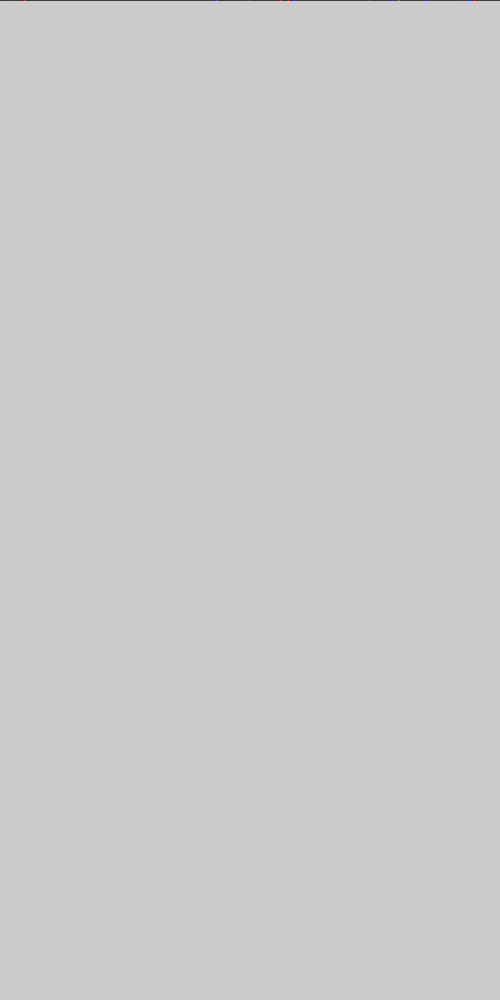
Frame 1 (no input)
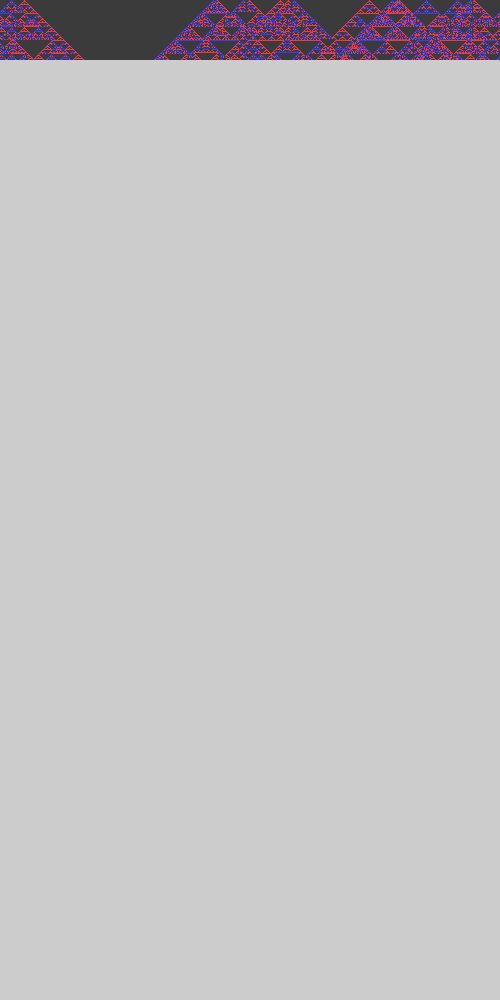
Frame 60 (the mouse pressed at the canvas centre just before this capture)
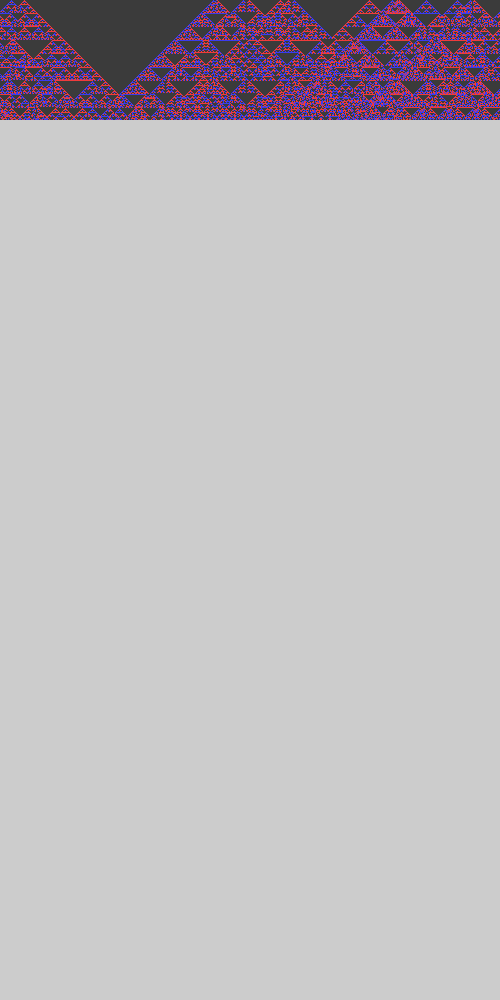
Frame 120 (the mouse held since frame 60 and released just before this capture)

The Processing sketch that drew these frames (run headless with seeded random() and noise(); from frame 60 on, the mouse is pressed at the canvas centre):

// Processing sketch: automat_wzrost1D_9
// ── automat_wzrost1D_9.pde
//Jednowymiarowy, DETERMINISTYCZNY automat komórkowy - reguła "ZSUMUJ Z SĄSIADAMI I WEŹ MODULO". Kroki MC
//Zasiewanie tablicy na początku z zadaną gęstością lub pojedynczą komórką
//////////////////////////////////////////////////////////////////////////////////////////////////////////////////
int WorldSize=500;//Ile chcemy elementów w linii?
int[] WorldOld=new int[WorldSize];//Tworzenie tablic - w Processingu zawsze za pomocą alokacji
int[] WorldNew=new int[WorldSize];
float IDens=0.05;//Początkowa gęstość w tablicy

void setup()
{
size(500,1000);    //Okno bardziej pionowe niż poziome 

if(IDens>0)
{
 for(int i=0;i<WorldOld.length;i++) //Zasiewanie tablicy
  if(random(1.0)<IDens)
    WorldOld[i]=int(random(3));
}
else
{
  WorldOld[0]=1;
}
frameRate(100);
}


int t=0;
void draw()
{
  if(t>999) return; //Nic już nie ma do narysowania 
  
  for(int i=0;i<WorldOld.length;i++)//Wizualizacja czyli "rysowanie na ekranie" 
  {
    switch(WorldOld[i]){ //Instrukcja wyboru pozwala nam wybrać dowolny kolor w zależności od liczby w konmórce
    case 2:stroke(255,0,0);break;
    case 1:stroke(0,0,255);break;
    case 0:stroke(0,0,0);break;
    default: stroke(0,255,0);//To się pojawiac nie powinno
    break;
    }
    point(i,t);
  }
  
  for(int i=0;i<WorldOld.length;i++)//Zmiana stanu automatu
  {
       //Reguła - "ZSUMUJ Z SĄSIADAMI I WEŹ MODULO"
       //Zamiast ignorować brzegi można zrobić liczenie indeksów sąsiadów z zawijaniem dzięki reszcie z dzielenia
       int right = (i+1) % WorldSize;      
       int left  = (WorldSize+i-1) % WorldSize;
       
       int ile = WorldOld[i];//suma trzech brana potem modulo 3
       ile+=WorldOld[left];
       ile+=WorldOld[right];
         
       WorldNew[i]=ile % 3;//Nowy stan zapisujemy na drugą tablicę
   }
   
   //Zamiana tablic
   int[] WorldTmp=WorldOld;
   WorldOld=WorldNew;
   WorldNew=WorldTmp;
   
   t++;//Kolejne pokolenie/krok/rok
}
